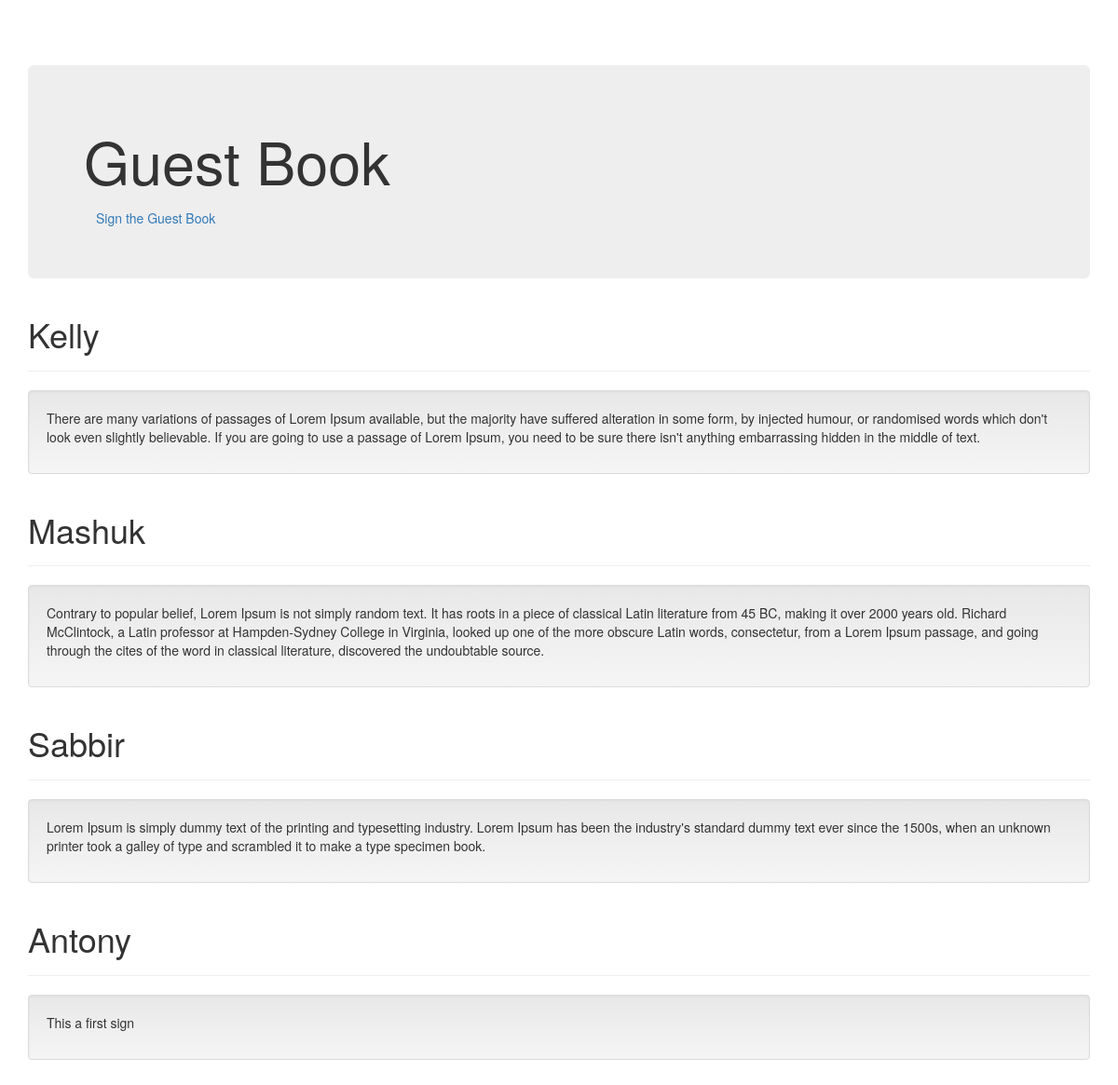
Page /guestbook/ on the committed database.
### guestbook/models.py (models this page shows, shortened)
class Comment(models.Model):
    name = models.CharField( max_length=25 )
    comment = models.TextField()
    date_added = models.DateTimeField( default = timezone.now )

### guestbook/views.py (the view)
# urls.py: path('', views.index, name='index'),
def index(request):
    posts = Comment.objects.order_by('-date_added')
    context={
        'posts': posts
    }
    return render(request, 'guestbook/index.html', context)

### guestbook/templates/guestbook/index.html
{% extends 'guestbook/base.html' %}
    {% block content %}
      <div class="container theme-showcase" role="main">
      <div class="jumbotron">
        <h1>Guest Book</h1>
        <a type="button" class="btn btn-link" href="{% url 'sign' %}">Sign the Guest Book</a>
      </div>
      {% for post in posts %}
        <div class="page-header">
          <h1>{{ post.name }}</h1>
        </div>
        <div class="well">
          <p>{{ post.comment }}</p>
        </div>
      {% endfor %}
    </div>
    {% endblock content %}

### guestbook/templates/guestbook/base.html (shortened to what this page needs)
{% load static %}
<!DOCTYPE html>
<html lang="en">
  <head>
    <link href="{% static 'css/bootstrap.min.css' %}" rel="stylesheet">
    <link href="{% static 'css/bootstrap-theme.min.css' %}" rel="stylesheet">
    <link href="{% static 'css/theme.css' %}" rel="stylesheet">
  </head>
  <body>
  {% block content %}
  {% endblock content %}
  </body>
</html>

### guestbook/static/css/theme.css (style rules this page uses)
body { padding-top: 70px; padding-bottom: 30px; }

### rows in the picture
Comment: name "Kelly", comment "There are many variations of passages of Lorem Ipsum available, but the majority have suffered alteration in some form, by injected humour, or randomised words which don't look even slightly believable. If you are going to use a passage of Lorem Ipsum, you need to be sure there isn't anything embarrassing hidden in the middle of text."
Comment: name "Mashuk", comment "Contrary to popular belief, Lorem Ipsum is not simply random text. It has roots in a piece of classical Latin literature from 45 BC, making it over 2000 years old. Richard McClintock, a Latin professor at Hampden-Sydney College in Virginia, looked up one of the more obscure Latin words, consectetur, from a Lorem Ipsum passage, and going through the cites of the word in classical literature, discovered the undoubtable source."
Comment: name "Sabbir", comment "Lorem Ipsum is simply dummy text of the printing and typesetting industry. Lorem Ipsum has been the industry's standard dummy text ever since the 1500s, when an unknown printer took a galley of type and scrambled it to make a type specimen book."
Comment: name "Antony", comment "This a first sign"
